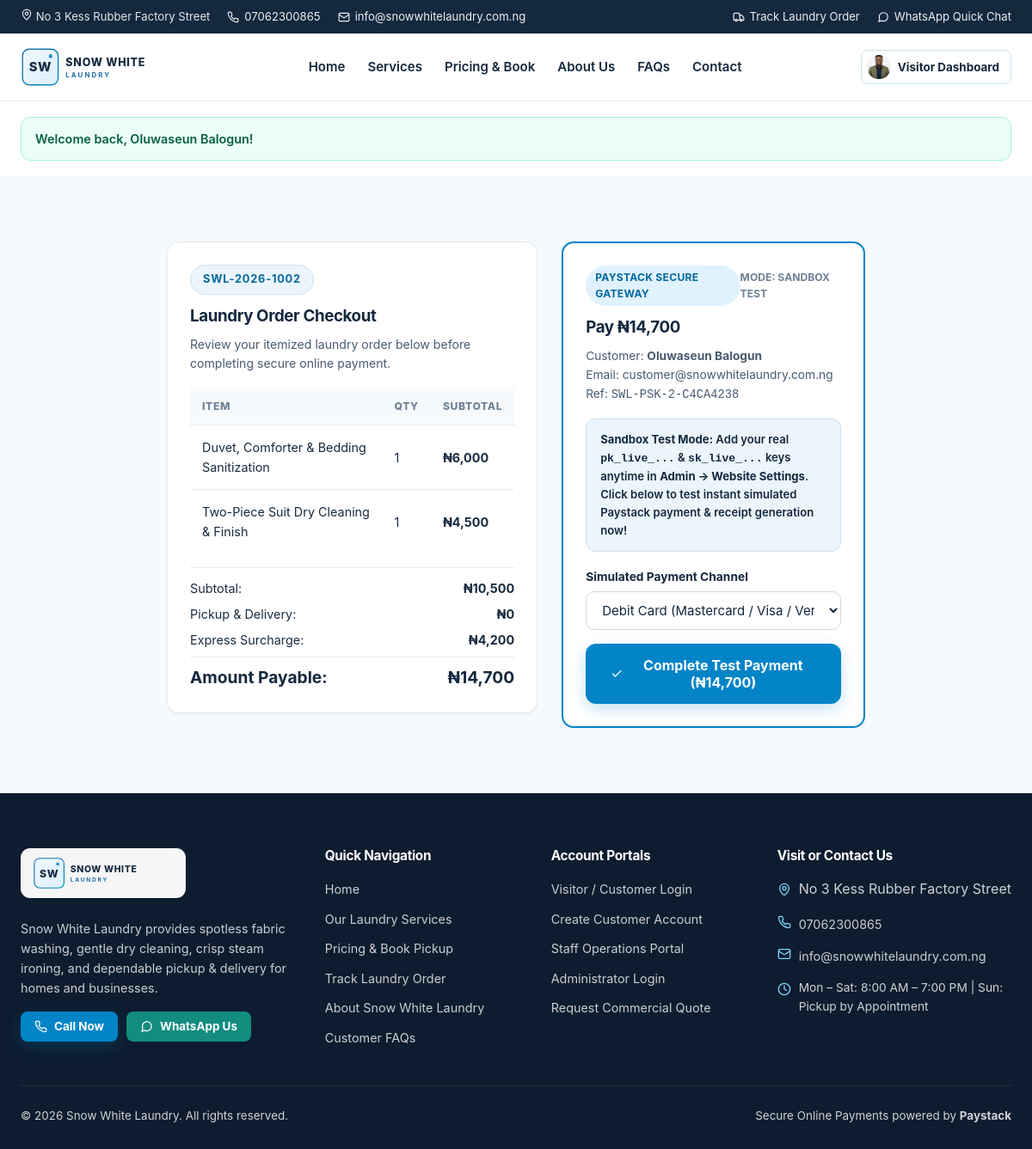
/paystack_checkout.php?order=SWL-2026-1002 (signed in), run on the app's committed database.
### tables this page shows
CREATE TABLE `users` (
  `id` INT UNSIGNED NOT NULL AUTO_INCREMENT,
  `full_name` VARCHAR(120) NOT NULL,
  `email` VARCHAR(160) NOT NULL,
  `phone` VARCHAR(30) DEFAULT NULL,
  `password_hash` VARCHAR(255) NOT NULL,
  `role` ENUM('visitor', 'staff', 'admin') NOT NULL DEFAULT 'visitor',
  `status` ENUM('active', 'suspended') NOT NULL DEFAULT 'active',
  `suspension_reason` VARCHAR(255) DEFAULT NULL,
  `staff_code` VARCHAR(30) DEFAULT NULL,
  `job_title` VARCHAR(100) DEFAULT NULL,
  `address` VARCHAR(255) DEFAULT NULL,
  `city_area` VARCHAR(100) DEFAULT NULL,
  `passport_photo` VARCHAR(255) DEFAULT NULL,
  `bio` TEXT DEFAULT NULL,
  `last_login_at` DATETIME DEFAULT NULL,
  `created_at` DATETIME NOT NULL DEFAULT CURRENT_TIMESTAMP,
  `updated_at` DATETIME NOT NULL DEFAULT CURRENT_TIMESTAMP ON UPDATE CURRENT_TIMESTAMP,
  PRIMARY KEY (`id`),
  UNIQUE KEY `uniq_users_email` (`email`),
  KEY `idx_users_role_status` (`role`, `status`)
);

CREATE TABLE `orders` (
  `id` INT UNSIGNED NOT NULL AUTO_INCREMENT,
  `order_number` VARCHAR(32) NOT NULL,
  `user_id` INT UNSIGNED DEFAULT NULL,
  `customer_name` VARCHAR(120) NOT NULL,
  `customer_email` VARCHAR(160) NOT NULL,
  `customer_phone` VARCHAR(30) NOT NULL,
  `pickup_address` VARCHAR(255) NOT NULL,
  `delivery_option` ENUM('drop_off', 'pickup_delivery') NOT NULL DEFAULT 'pickup_delivery',
  `service_speed` ENUM('standard', 'express') NOT NULL DEFAULT 'standard',
  `preferred_date` DATE NOT NULL,
  `preferred_time_slot` VARCHAR(50) NOT NULL DEFAULT 'Morning (8:00 AM - 12:00 PM)',
  `special_notes` TEXT DEFAULT NULL,
  `subtotal_ngn` DECIMAL(12,2) NOT NULL DEFAULT 0.00,
  `delivery_fee_ngn` DECIMAL(12,2) NOT NULL DEFAULT 0.00,
  `express_fee_ngn` DECIMAL(12,2) NOT NULL DEFAULT 0.00,
  `total_amount_ngn` DECIMAL(12,2) NOT NULL DEFAULT 0.00,
  `payment_method` ENUM('paystack', 'pay_on_pickup') NOT NULL DEFAULT 'paystack',
  `payment_status` ENUM('unpaid', 'paid', 'failed', 'refunded') NOT NULL DEFAULT 'unpaid',
  `order_status` ENUM('pending', 'confirmed', 'picked_up', 'processing', 'ready', 'delivered', 'cancelled') NOT NULL DEFAULT 'pending',
  `assigned_staff_id` INT UNSIGNED DEFAULT NULL,
  `staff_notes` TEXT DEFAULT NULL,
  `created_at` DATETIME NOT NULL DEFAULT CURRENT_TIMESTAMP,
  `updated_at` DATETIME NOT NULL DEFAULT CURRENT_TIMESTAMP ON UPDATE CURRENT_TIMESTAMP,
  PRIMARY KEY (`id`),
  UNIQUE KEY `uniq_orders_number` (`order_number`),
  KEY `idx_orders_user` (`user_id`),
  KEY `idx_orders_staff` (`assigned_staff_id`),
  KEY `idx_orders_status` (`order_status`, `payment_status`),
  CONSTRAINT `fk_orders_user` FOREIGN KEY (`user_id`) REFERENCES `users` (`id`) ON DELETE SET NULL,
  CONSTRAINT `fk_orders_staff` FOREIGN KEY (`assigned_staff_id`) REFERENCES `users` (`id`) ON DELETE SET NULL
);

CREATE TABLE `order_items` (
  `id` INT UNSIGNED NOT NULL AUTO_INCREMENT,
  `order_id` INT UNSIGNED NOT NULL,
  `service_id` INT UNSIGNED DEFAULT NULL,
  `service_name` VARCHAR(140) NOT NULL,
  `unit_label` VARCHAR(60) NOT NULL,
  `unit_price_ngn` DECIMAL(12,2) NOT NULL,
  `quantity` INT UNSIGNED NOT NULL DEFAULT 1,
  `line_total_ngn` DECIMAL(12,2) NOT NULL,
  PRIMARY KEY (`id`),
  KEY `idx_order_items_order` (`order_id`),
  CONSTRAINT `fk_order_items_order` FOREIGN KEY (`order_id`) REFERENCES `orders` (`id`) ON DELETE CASCADE,
  CONSTRAINT `fk_order_items_service` FOREIGN KEY (`service_id`) REFERENCES `services` (`id`) ON DELETE SET NULL
);

### paystack_checkout.php (the view, shortened to what this page needs)
<?php
require_once __DIR__ . '/includes/bootstrap.php';
swl_enforce_public_maintenance();
$pdo       = swl_db();
$currUser  = swl_current_user();
$orderCode = strtoupper(trim($_GET['order'] ?? ''));
$stmt = $pdo->prepare('SELECT * FROM orders WHERE order_number = :num LIMIT 1');
$stmt->execute([':num' => $orderCode]);
$order = $stmt->fetch();
$itemsStmt = $pdo->prepare('SELECT * FROM order_items WHERE order_id = :oid');
$itemsStmt->execute([':oid' => $order['id']]);
$items = $itemsStmt->fetchAll();
$paystackEnabled = swl_setting_raw('paystack_enabled', '1') === '1';
$paystackMode    = swl_setting('paystack_mode', 'test');
$currency        = strtoupper(swl_setting('paystack_currency', 'NGN'));
$hasRealKeys     = swl_paystack_has_live_keys();
$reference = 'SWL-PSK-' . $order['id'] . '-' . strtoupper(bin2hex(random_bytes(4)));
require __DIR__ . '/includes/header.php';
?>
<section class="section section-soft">
  <div class="container" style="max-width:860px;">
    <div class="grid-2" style="grid-template-columns:1.1fr 0.9fr;align-items:start;">
      <div class="card">
        <span class="eyebrow"><?= e($order['order_number']) ?></span>
        <h3>Laundry Order Checkout</h3>
        <p style="font-size:0.88rem;">Review your itemized laundry order below before completing secure online payment.</p>
        <div class="table-wrap" style="margin:16px 0;">
          <table class="swl-table">
            <thead>
              <tr>
                <th>Item</th>
                <th>Qty</th>
                <th>Subtotal</th>
              </tr>
            </thead>
            <tbody>
              <?php foreach ($items as $it): ?>
                <tr>
                  <td><?= e($it['service_name']) ?></td>
                  <td><?= (int)$it['quantity'] ?></td>
                  <td><strong><?= swl_money($it['line_total_ngn'], $currency) ?></strong></td>
                </tr>
              <?php endforeach; ?>
            </tbody>
          </table>
        </div>
        <div style="font-size:0.9rem;display:grid;gap:7px;padding-top:12px;border-top:1px solid var(--border-subtle);">
          <div style="display:flex;justify-content:space-between;">
            <span>Subtotal:</span><strong><?= swl_money($order['subtotal_ngn'], $currency) ?></strong>
          </div>
          <div style="display:flex;justify-content:space-between;">
            <span>Pickup &amp; Delivery:</span><strong><?= swl_money($order['delivery_fee_ngn'], $currency) ?></strong>
          </div>
          <div style="display:flex;justify-content:space-between;">
            <span>Express Surcharge:</span><strong><?= swl_money($order['express_fee_ngn'], $currency) ?></strong>
          </div>
          <div style="display:flex;justify-content:space-between;font-size:1.2rem;padding-top:8px;border-top:1px solid var(--border-subtle);color:var(--deep-navy);">
            <strong>Amount Payable:</strong><strong><?= swl_money($order['total_amount_ngn'], $currency) ?></strong>
          </div>
        </div>
      </div>
      <div class="card" style="border:2px solid var(--blue-accent);">
        <div style="display:flex;justify-content:space-between;align-items:center;margin-bottom:14px;">
          <span class="badge badge-confirmed">PAYSTACK SECURE GATEWAY</span>
          <span style="font-size:0.76rem;font-weight:700;color:var(--text-subtle);text-transform:uppercase;">
            Mode: <?= e($hasRealKeys ? strtoupper($paystackMode) : 'SANDBOX TEST') ?>
          </span>
        </div>
        <h3>Pay <?= swl_money($order['total_amount_ngn'], $currency) ?></h3>
        <p style="font-size:0.86rem;">
          Customer: <strong><?= e($order['customer_name']) ?></strong><br>
          Email: <?= e($order['customer_email']) ?><br>
          Ref: <code><?= e($reference) ?></code>
        </p>
        <?php if (!$paystackEnabled): ?>
          <div class="alert alert-warning">Online Paystack checkout is currently paused by the administrator.</div>
        <?php else: ?>
          <div class="alert alert-info" style="font-size:0.82rem;">
            <span><strong>Sandbox Test Mode:</strong> Add your real <code>pk_live_...</code> &amp; <code>sk_live_...</code> keys anytime in <strong>Admin &rarr; Website Settings</strong>. Click below to test instant simulated Paystack payment &amp; receipt generation now!</span>
          </div>
          <form method="post" action="<?= e(swl_base_url('paystack_callback.php')) ?>">
            <div class="form-group">
              <label>Simulated Payment Channel</label>
              <select name="channel" class="form-control">
                <option value="card">Debit Card (Mastercard / Visa / Verve)</option>
              </select>
            </div>
            <button type="submit" class="btn btn-primary btn-lg" style="width:100%;">
              <?= swl_icon('check', 18) ?> Complete Test Payment (<?= swl_money($order['total_amount_ngn'], $currency) ?>)
            </button>
          </form>
        <?php endif; ?>
      </div>
    </div>
  </div>
</section>
<?php require __DIR__ . '/includes/footer.php'; ?>

### includes/header.php (shortened to what this page needs)
<?php
$siteName   = swl_setting('site_name', 'Snow White Laundry');
$phone      = swl_setting('contact_phone', '07062300865');
$email      = swl_setting('contact_email', 'info@snowwhitelaundry.com.ng');
$address    = swl_setting('contact_address', 'No 3 Kess Rubber Factory Street');
$whatsapp   = preg_replace('/\D+/', '', swl_setting('whatsapp_number', '2347062300865'));
$activeNav  = $activeNav ?? '';
$currUser   = swl_current_user();
$flashes    = swl_get_flashes();
?>
<!DOCTYPE html>
<html lang="en">
<head>
  <link rel="stylesheet" href="<?= e(swl_base_url('assets/css/style.css')) ?>">
</head>
<body>
<div class="top-strip no-print">
  <div class="container top-strip-inner">
    <div class="top-strip-links">
      <span><?= swl_icon('map-pin', 14) ?> <?= e($address) ?></span>
      <a href="tel:<?= e($phone) ?>"><?= swl_icon('phone', 14) ?> <?= e($phone) ?></a>
      <a href="mailto:<?= e($email) ?>"><?= swl_icon('mail', 14) ?> <?= e($email) ?></a>
    </div>
    <div class="top-strip-links">
      <a href="<?= e(swl_base_url('track.php')) ?>"><?= swl_icon('truck', 14) ?> Track Laundry Order</a>
      <?php if ($whatsapp !== ''): ?>
        <a href="https://wa.me/<?= e($whatsapp) ?>?text=<?= urlencode('Hello ' . $siteName . ', I would like to book a laundry service.') ?>" target="_blank" rel="noopener">
          <?= swl_icon('whatsapp', 14) ?> WhatsApp Quick Chat
        </a>
      <?php endif; ?>
    </div>
  </div>
</div>
<header class="site-header no-print">
  <div class="container nav-inner">
    <a href="<?= e(swl_base_url()) ?>" class="brand-logo" aria-label="<?= e($siteName) ?> Home">
      <img src="<?= e(swl_logo_url()) ?>" alt="<?= e($siteName) ?>">
    </a>
    <nav class="nav-links" id="swlNavMenu">
      <a href="<?= e(swl_base_url()) ?>" class="<?= $activeNav === 'home' ? 'active' : '' ?>">Home</a>
      <a href="<?= e(swl_base_url('services.php')) ?>" class="<?= $activeNav === 'services' ? 'active' : '' ?>">Services</a>
      <a href="<?= e(swl_base_url('pricing.php')) ?>" class="<?= $activeNav === 'pricing' ? 'active' : '' ?>">Pricing &amp; Book</a>
      <a href="<?= e(swl_base_url('about.php')) ?>" class="<?= $activeNav === 'about' ? 'active' : '' ?>">About Us</a>
      <a href="<?= e(swl_base_url('faq.php')) ?>" class="<?= $activeNav === 'faq' ? 'active' : '' ?>">FAQs</a>
      <a href="<?= e(swl_base_url('contact.php')) ?>" class="<?= $activeNav === 'contact' ? 'active' : '' ?>">Contact</a>
    </nav>
    <div class="nav-actions">
      <?php if ($currUser): ?>
        <?php $avatar = swl_avatar_url($currUser); ?>
        <a href="<?= e(swl_base_url(swl_dashboard_path($currUser['role']))) ?>" class="btn btn-outline btn-sm" style="padding:5px 13px 5px 6px;">
          <?php if ($avatar): ?>
            <img src="<?= e($avatar) ?>" alt="" style="width:28px;height:28px;border-radius:50%;object-fit:cover;">
          <?php else: ?>
            <span style="width:28px;height:28px;border-radius:50%;background:var(--ice-blue-mid);display:grid;place-items:center;font-size:0.74rem;font-weight:800;"><?= e(swl_initials($currUser['full_name'])) ?></span>
          <?php endif; ?>
          <span><?= e(ucfirst($currUser['role'])) ?> Dashboard</span>
        </a>
      <?php endif; ?>
    </div>
  </div>
</header>
<?php if (!empty($flashes)): ?>
  <div class="container" style="padding-top:18px;">
    <?php foreach ($flashes as $f): ?>
      <div class="alert alert-<?= e($f['type']) ?>"><?= e($f['message']) ?></div>
    <?php endforeach; ?>
  </div>
<?php endif; ?>

### data on the page
users: passport_photo (picture), role "Visitor"
orders: order_number "SWL-2026-1002", subtotal_ngn "₦10,500", delivery_fee_ngn "₦0", express_fee_ngn "₦4,200", total_amount_ngn "₦14,700", customer_name "Oluwaseun Balogun", customer_email "customer@snowwhitelaundry.com.ng", id "SWL-PSK-2-C4CA4238"
order_items: service_name "Duvet, Comforter & Bedding Sanitization", quantity "1", line_total_ngn "₦6,000"
order_items: service_name "Two-Piece Suit Dry Cleaning & Finish", quantity "1", line_total_ngn "₦4,500"

### other printed values
$address "No 3 Kess Rubber Factory Street"
$phone "07062300865"
$email "info@snowwhitelaundry.com.ng"
$f['message'] "Welcome back, Oluwaseun Balogun!"
$hasRealKeys ? strtoupper($paystackMode) : 'SANDBOX TEST' "SANDBOX TEST"
$footerText "Snow White Laundry provides spotless fabric washing, gentle dry cleaning, crisp steam ironing, and dependable pickup & delivery for homes and businesses."
$hours "Mon – Sat: 8:00 AM – 7:00 PM | Sun: Pickup by Appointment"
$siteName "Snow White Laundry"
